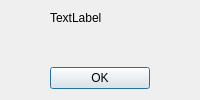
<?xml version="1.0" encoding="UTF-8"?>
<ui version="4.0">
 <class>MessageWindow</class>
 <widget class="QDialog" name="MessageWindow">
  <property name="geometry">
   <rect>
    <x>0</x>
    <y>0</y>
    <width>200</width>
    <height>100</height>
   </rect>
  </property>
  <property name="minimumSize">
   <size>
    <width>200</width>
    <height>100</height>
   </size>
  </property>
  <property name="maximumSize">
   <size>
    <width>200</width>
    <height>100</height>
   </size>
  </property>
  <property name="baseSize">
   <size>
    <width>200</width>
    <height>100</height>
   </size>
  </property>
  <property name="windowTitle">
   <string>Dialog</string>
  </property>
  <layout class="QGridLayout" name="gridLayout">
   <item row="0" column="0">
    <widget class="QLabel" name="label_info">
     <property name="text">
      <string>TextLabel</string>
     </property>
    </widget>
   </item>
   <item row="1" column="0">
    <spacer name="verticalSpacer">
     <property name="orientation">
      <enum>Qt::Vertical</enum>
     </property>
     <property name="sizeHint" stdset="0">
      <size>
       <width>20</width>
       <height>40</height>
      </size>
     </property>
    </spacer>
   </item>
   <item row="2" column="0">
    <widget class="QDialogButtonBox" name="buttonBox">
     <property name="minimumSize">
      <size>
       <width>100</width>
       <height>0</height>
      </size>
     </property>
     <property name="maximumSize">
      <size>
       <width>100</width>
       <height>100</height>
      </size>
     </property>
     <property name="orientation">
      <enum>Qt::Vertical</enum>
     </property>
     <property name="standardButtons">
      <set>QDialogButtonBox::Ok</set>
     </property>
    </widget>
   </item>
  </layout>
 </widget>
 <resources/>
 <connections>
  <connection>
   <sender>buttonBox</sender>
   <signal>accepted()</signal>
   <receiver>MessageWindow</receiver>
   <slot>accept()</slot>
   <hints>
    <hint type="sourcelabel">
     <x>248</x>
     <y>254</y>
    </hint>
    <hint type="destinationlabel">
     <x>157</x>
     <y>274</y>
    </hint>
   </hints>
  </connection>
  <connection>
   <sender>buttonBox</sender>
   <signal>rejected()</signal>
   <receiver>MessageWindow</receiver>
   <slot>reject()</slot>
   <hints>
    <hint type="sourcelabel">
     <x>316</x>
     <y>260</y>
    </hint>
    <hint type="destinationlabel">
     <x>286</x>
     <y>274</y>
    </hint>
   </hints>
  </connection>
 </connections>
</ui>
